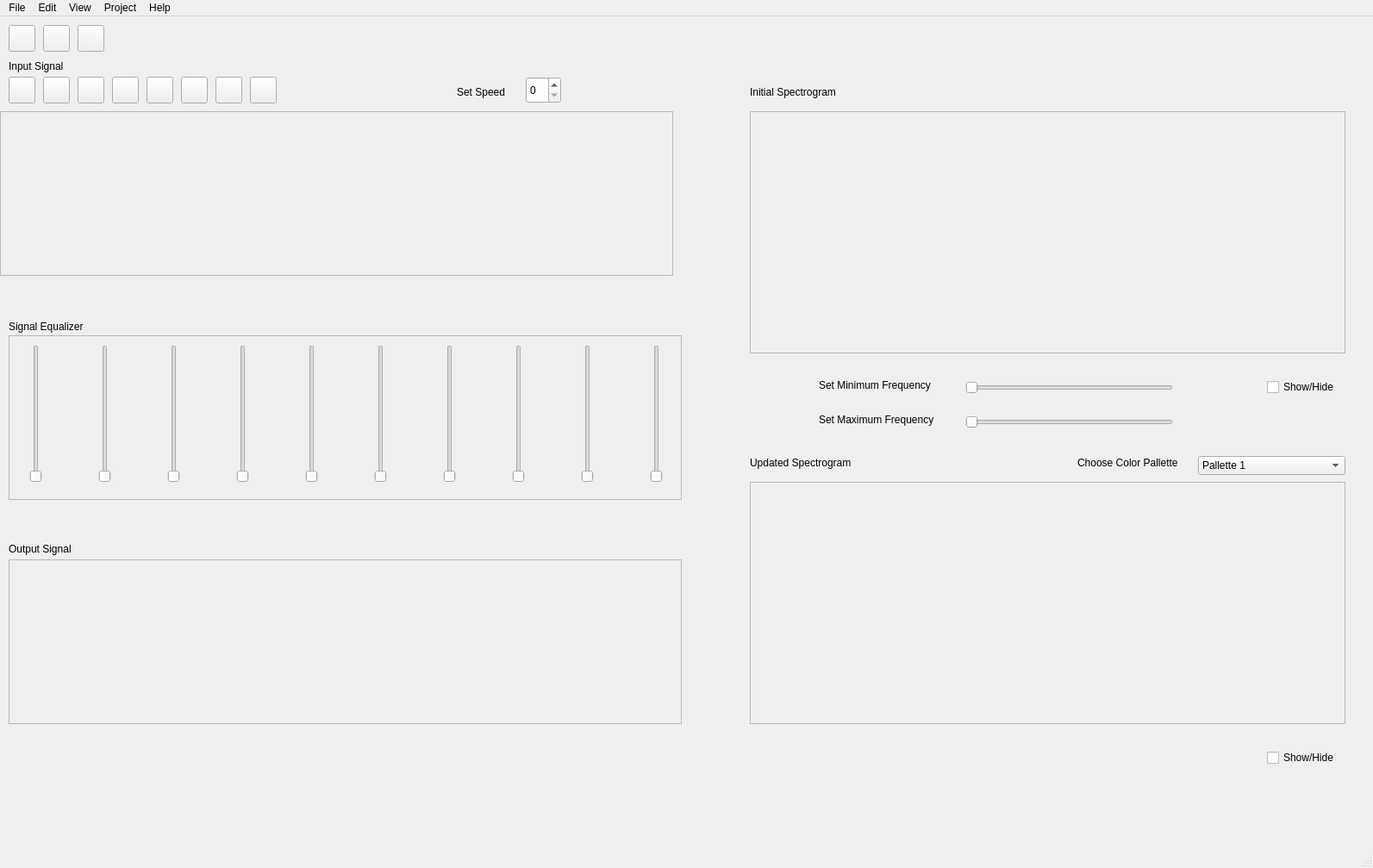
<?xml version="1.0" encoding="UTF-8"?>
<ui version="4.0">
 <class>MainWindow</class>
 <widget class="QMainWindow" name="MainWindow">
  <property name="geometry">
   <rect>
    <x>0</x>
    <y>0</y>
    <width>1593</width>
    <height>1007</height>
   </rect>
  </property>
  <property name="windowTitle">
   <string>MainWindow</string>
  </property>
  <property name="layoutDirection">
   <enum>Qt::LeftToRight</enum>
  </property>
  <widget class="QWidget" name="centralwidget">
   <widget class="QPushButton" name="pushButton_5">
    <property name="geometry">
     <rect>
      <x>10</x>
      <y>70</y>
      <width>31</width>
      <height>31</height>
     </rect>
    </property>
    <property name="text">
     <string/>
    </property>
    <property name="icon">
     <iconset>
      <normaloff>../new ui/left.png</normaloff>../new ui/left.png</iconset>
    </property>
    <property name="shortcut">
     <string>Ctrl+L</string>
    </property>
   </widget>
   <widget class="QLabel" name="label">
    <property name="geometry">
     <rect>
      <x>10</x>
      <y>50</y>
      <width>81</width>
      <height>16</height>
     </rect>
    </property>
    <property name="text">
     <string>Input Signal</string>
    </property>
   </widget>
   <widget class="QSlider" name="horizontalSlider_2">
    <property name="geometry">
     <rect>
      <x>1120</x>
      <y>460</y>
      <width>241</width>
      <height>22</height>
     </rect>
    </property>
    <property name="orientation">
     <enum>Qt::Horizontal</enum>
    </property>
   </widget>
   <widget class="QPushButton" name="pushButton_7">
    <property name="geometry">
     <rect>
      <x>170</x>
      <y>70</y>
      <width>31</width>
      <height>31</height>
     </rect>
    </property>
    <property name="text">
     <string/>
    </property>
    <property name="icon">
     <iconset>
      <normaloff>../new ui/zoom in.jpg</normaloff>../new ui/zoom in.jpg</iconset>
    </property>
    <property name="shortcut">
     <string>Ctrl+=</string>
    </property>
   </widget>
   <widget class="QLabel" name="label_6">
    <property name="geometry">
     <rect>
      <x>1250</x>
      <y>510</y>
      <width>131</width>
      <height>16</height>
     </rect>
    </property>
    <property name="text">
     <string>Choose Color Pallette</string>
    </property>
   </widget>
   <widget class="QLabel" name="label_8">
    <property name="geometry">
     <rect>
      <x>950</x>
      <y>460</y>
      <width>151</width>
      <height>16</height>
     </rect>
    </property>
    <property name="text">
     <string>Set Maximum Frequency</string>
    </property>
   </widget>
   <widget class="QLabel" name="label_3">
    <property name="geometry">
     <rect>
      <x>530</x>
      <y>80</y>
      <width>71</width>
      <height>16</height>
     </rect>
    </property>
    <property name="text">
     <string>Set Speed</string>
    </property>
   </widget>
   <widget class="QPushButton" name="pushButton_3">
    <property name="geometry">
     <rect>
      <x>90</x>
      <y>10</y>
      <width>31</width>
      <height>31</height>
     </rect>
    </property>
    <property name="text">
     <string/>
    </property>
    <property name="icon">
     <iconset>
      <normaloff>../new ui/close.png</normaloff>../new ui/close.png</iconset>
    </property>
    <property name="shortcut">
     <string>Esc</string>
    </property>
   </widget>
   <widget class="QSpinBox" name="spinBox">
    <property name="geometry">
     <rect>
      <x>610</x>
      <y>70</y>
      <width>41</width>
      <height>31</height>
     </rect>
    </property>
   </widget>
   <widget class="QScrollArea" name="scrollArea_5">
    <property name="geometry">
     <rect>
      <x>870</x>
      <y>540</y>
      <width>691</width>
      <height>281</height>
     </rect>
    </property>
    <property name="widgetResizable">
     <bool>true</bool>
    </property>
    <widget class="QWidget" name="scrollAreaWidgetContents_7">
     <property name="geometry">
      <rect>
       <x>0</x>
       <y>0</y>
       <width>689</width>
       <height>279</height>
      </rect>
     </property>
    </widget>
   </widget>
   <widget class="QLabel" name="label_4">
    <property name="geometry">
     <rect>
      <x>10</x>
      <y>610</y>
      <width>81</width>
      <height>16</height>
     </rect>
    </property>
    <property name="text">
     <string>Output Signal</string>
    </property>
   </widget>
   <widget class="QPushButton" name="pushButton_9">
    <property name="geometry">
     <rect>
      <x>290</x>
      <y>70</y>
      <width>31</width>
      <height>31</height>
     </rect>
    </property>
    <property name="text">
     <string/>
    </property>
    <property name="icon">
     <iconset>
      <normaloff>../new ui/pause.jpg</normaloff>../new ui/pause.jpg</iconset>
    </property>
    <property name="shortcut">
     <string>Ctrl+X</string>
    </property>
   </widget>
   <widget class="QPushButton" name="pushButton_10">
    <property name="geometry">
     <rect>
      <x>250</x>
      <y>70</y>
      <width>31</width>
      <height>31</height>
     </rect>
    </property>
    <property name="text">
     <string/>
    </property>
    <property name="icon">
     <iconset>
      <normaloff>../new ui/play.jpg</normaloff>../new ui/play.jpg</iconset>
    </property>
    <property name="shortcut">
     <string>Ctrl+P</string>
    </property>
   </widget>
   <widget class="QScrollArea" name="scrollArea">
    <property name="geometry">
     <rect>
      <x>0</x>
      <y>110</y>
      <width>781</width>
      <height>191</height>
     </rect>
    </property>
    <property name="widgetResizable">
     <bool>true</bool>
    </property>
    <widget class="QWidget" name="scrollAreaWidgetContents_2">
     <property name="geometry">
      <rect>
       <x>0</x>
       <y>0</y>
       <width>779</width>
       <height>189</height>
      </rect>
     </property>
     <widget class="PlotWidget" name="Channel1_2" native="true">
      <property name="geometry">
       <rect>
        <x>-1</x>
        <y>-1</y>
        <width>781</width>
        <height>191</height>
       </rect>
      </property>
     </widget>
    </widget>
   </widget>
   <widget class="QPushButton" name="pushButton_8">
    <property name="geometry">
     <rect>
      <x>210</x>
      <y>70</y>
      <width>31</width>
      <height>31</height>
     </rect>
    </property>
    <property name="text">
     <string/>
    </property>
    <property name="icon">
     <iconset>
      <normaloff>../new ui/zoom out.jpg</normaloff>../new ui/zoom out.jpg</iconset>
    </property>
    <property name="shortcut">
     <string>Ctrl+-</string>
    </property>
   </widget>
   <widget class="QScrollArea" name="scrollArea_3">
    <property name="geometry">
     <rect>
      <x>10</x>
      <y>630</y>
      <width>781</width>
      <height>191</height>
     </rect>
    </property>
    <property name="widgetResizable">
     <bool>true</bool>
    </property>
    <widget class="QWidget" name="scrollAreaWidgetContents_4">
     <property name="geometry">
      <rect>
       <x>0</x>
       <y>0</y>
       <width>779</width>
       <height>189</height>
      </rect>
     </property>
     <widget class="PlotWidget" name="Channel1_3" native="true">
      <property name="geometry">
       <rect>
        <x>0</x>
        <y>-1</y>
        <width>781</width>
        <height>191</height>
       </rect>
      </property>
     </widget>
    </widget>
   </widget>
   <widget class="QCheckBox" name="checkBox">
    <property name="geometry">
     <rect>
      <x>1470</x>
      <y>420</y>
      <width>91</width>
      <height>20</height>
     </rect>
    </property>
    <property name="text">
     <string>Show/Hide</string>
    </property>
   </widget>
   <widget class="QLabel" name="label_2">
    <property name="geometry">
     <rect>
      <x>10</x>
      <y>350</y>
      <width>101</width>
      <height>20</height>
     </rect>
    </property>
    <property name="text">
     <string>Signal Equalizer</string>
    </property>
   </widget>
   <widget class="QSlider" name="horizontalSlider">
    <property name="geometry">
     <rect>
      <x>1120</x>
      <y>420</y>
      <width>241</width>
      <height>22</height>
     </rect>
    </property>
    <property name="orientation">
     <enum>Qt::Horizontal</enum>
    </property>
   </widget>
   <widget class="QComboBox" name="comboBox">
    <property name="geometry">
     <rect>
      <x>1390</x>
      <y>510</y>
      <width>171</width>
      <height>22</height>
     </rect>
    </property>
    <item>
     <property name="text">
      <string>Pallette 1</string>
     </property>
    </item>
    <item>
     <property name="text">
      <string>Pallette 2</string>
     </property>
    </item>
    <item>
     <property name="text">
      <string>Pallette 3</string>
     </property>
    </item>
    <item>
     <property name="text">
      <string>Pallette 4</string>
     </property>
    </item>
    <item>
     <property name="text">
      <string>Pallette 5</string>
     </property>
    </item>
   </widget>
   <widget class="QScrollArea" name="scrollArea_4">
    <property name="geometry">
     <rect>
      <x>870</x>
      <y>110</y>
      <width>691</width>
      <height>281</height>
     </rect>
    </property>
    <property name="widgetResizable">
     <bool>true</bool>
    </property>
    <widget class="QWidget" name="scrollAreaWidgetContents_6">
     <property name="geometry">
      <rect>
       <x>0</x>
       <y>0</y>
       <width>689</width>
       <height>279</height>
      </rect>
     </property>
     <widget class="QWidget" name="spectro1" native="true">
      <property name="geometry">
       <rect>
        <x>0</x>
        <y>-1</y>
        <width>691</width>
        <height>281</height>
       </rect>
      </property>
     </widget>
    </widget>
   </widget>
   <widget class="QPushButton" name="pushButton_4">
    <property name="geometry">
     <rect>
      <x>50</x>
      <y>10</y>
      <width>31</width>
      <height>31</height>
     </rect>
    </property>
    <property name="text">
     <string/>
    </property>
    <property name="icon">
     <iconset>
      <normaloff>../new ui/save.png</normaloff>../new ui/save.png</iconset>
    </property>
    <property name="shortcut">
     <string>Ctrl+S</string>
    </property>
   </widget>
   <widget class="QLabel" name="label_9">
    <property name="geometry">
     <rect>
      <x>870</x>
      <y>510</y>
      <width>141</width>
      <height>16</height>
     </rect>
    </property>
    <property name="text">
     <string>Updated Spectrogram</string>
    </property>
   </widget>
   <widget class="QScrollArea" name="scrollArea_2">
    <property name="geometry">
     <rect>
      <x>10</x>
      <y>370</y>
      <width>781</width>
      <height>191</height>
     </rect>
    </property>
    <property name="widgetResizable">
     <bool>true</bool>
    </property>
    <widget class="QWidget" name="scrollAreaWidgetContents_3">
     <property name="geometry">
      <rect>
       <x>0</x>
       <y>0</y>
       <width>779</width>
       <height>189</height>
      </rect>
     </property>
     <widget class="QSlider" name="verticalSlider">
      <property name="geometry">
       <rect>
        <x>20</x>
        <y>10</y>
        <width>22</width>
        <height>160</height>
       </rect>
      </property>
      <property name="orientation">
       <enum>Qt::Vertical</enum>
      </property>
     </widget>
     <widget class="QSlider" name="verticalSlider_2">
      <property name="geometry">
       <rect>
        <x>740</x>
        <y>10</y>
        <width>22</width>
        <height>160</height>
       </rect>
      </property>
      <property name="orientation">
       <enum>Qt::Vertical</enum>
      </property>
     </widget>
     <widget class="QSlider" name="verticalSlider_3">
      <property name="geometry">
       <rect>
        <x>100</x>
        <y>10</y>
        <width>22</width>
        <height>160</height>
       </rect>
      </property>
      <property name="orientation">
       <enum>Qt::Vertical</enum>
      </property>
     </widget>
     <widget class="QSlider" name="verticalSlider_4">
      <property name="geometry">
       <rect>
        <x>180</x>
        <y>10</y>
        <width>22</width>
        <height>160</height>
       </rect>
      </property>
      <property name="orientation">
       <enum>Qt::Vertical</enum>
      </property>
     </widget>
     <widget class="QSlider" name="verticalSlider_5">
      <property name="geometry">
       <rect>
        <x>500</x>
        <y>10</y>
        <width>22</width>
        <height>160</height>
       </rect>
      </property>
      <property name="orientation">
       <enum>Qt::Vertical</enum>
      </property>
     </widget>
     <widget class="QSlider" name="verticalSlider_6">
      <property name="geometry">
       <rect>
        <x>260</x>
        <y>10</y>
        <width>22</width>
        <height>160</height>
       </rect>
      </property>
      <property name="orientation">
       <enum>Qt::Vertical</enum>
      </property>
     </widget>
     <widget class="QSlider" name="verticalSlider_8">
      <property name="geometry">
       <rect>
        <x>340</x>
        <y>10</y>
        <width>22</width>
        <height>160</height>
       </rect>
      </property>
      <property name="orientation">
       <enum>Qt::Vertical</enum>
      </property>
     </widget>
     <widget class="QSlider" name="verticalSlider_9">
      <property name="geometry">
       <rect>
        <x>420</x>
        <y>10</y>
        <width>22</width>
        <height>160</height>
       </rect>
      </property>
      <property name="orientation">
       <enum>Qt::Vertical</enum>
      </property>
     </widget>
     <widget class="QSlider" name="verticalSlider_7">
      <property name="geometry">
       <rect>
        <x>580</x>
        <y>10</y>
        <width>22</width>
        <height>160</height>
       </rect>
      </property>
      <property name="orientation">
       <enum>Qt::Vertical</enum>
      </property>
     </widget>
     <widget class="QSlider" name="verticalSlider_10">
      <property name="geometry">
       <rect>
        <x>660</x>
        <y>10</y>
        <width>22</width>
        <height>160</height>
       </rect>
      </property>
      <property name="orientation">
       <enum>Qt::Vertical</enum>
      </property>
     </widget>
    </widget>
   </widget>
   <widget class="QPushButton" name="pushButton_2">
    <property name="geometry">
     <rect>
      <x>10</x>
      <y>10</y>
      <width>31</width>
      <height>31</height>
     </rect>
    </property>
    <property name="text">
     <string/>
    </property>
    <property name="icon">
     <iconset>
      <normaloff>../new ui/open.jpg</normaloff>../new ui/open.jpg</iconset>
    </property>
    <property name="shortcut">
     <string>Ctrl+O</string>
    </property>
   </widget>
   <widget class="QLabel" name="label_5">
    <property name="geometry">
     <rect>
      <x>870</x>
      <y>80</y>
      <width>141</width>
      <height>16</height>
     </rect>
    </property>
    <property name="text">
     <string>Initial Spectrogram</string>
    </property>
   </widget>
   <widget class="QPushButton" name="pushButton_6">
    <property name="geometry">
     <rect>
      <x>50</x>
      <y>70</y>
      <width>31</width>
      <height>31</height>
     </rect>
    </property>
    <property name="text">
     <string/>
    </property>
    <property name="icon">
     <iconset>
      <normaloff>../new ui/right.png</normaloff>../new ui/right.png</iconset>
    </property>
    <property name="shortcut">
     <string>Ctrl+R</string>
    </property>
   </widget>
   <widget class="QLabel" name="label_7">
    <property name="geometry">
     <rect>
      <x>950</x>
      <y>420</y>
      <width>151</width>
      <height>16</height>
     </rect>
    </property>
    <property name="text">
     <string>Set Minimum Frequency</string>
    </property>
   </widget>
   <widget class="QCheckBox" name="checkBox_2">
    <property name="geometry">
     <rect>
      <x>1470</x>
      <y>850</y>
      <width>91</width>
      <height>20</height>
     </rect>
    </property>
    <property name="text">
     <string>Show/Hide</string>
    </property>
   </widget>
   <widget class="QPushButton" name="pushButton">
    <property name="geometry">
     <rect>
      <x>90</x>
      <y>70</y>
      <width>31</width>
      <height>31</height>
     </rect>
    </property>
    <property name="text">
     <string/>
    </property>
    <property name="icon">
     <iconset>
      <normaloff>../new ui/up.jpg</normaloff>../new ui/up.jpg</iconset>
    </property>
    <property name="shortcut">
     <string>Ctrl+U</string>
    </property>
   </widget>
   <widget class="QPushButton" name="pushButton_11">
    <property name="geometry">
     <rect>
      <x>130</x>
      <y>70</y>
      <width>31</width>
      <height>31</height>
     </rect>
    </property>
    <property name="text">
     <string/>
    </property>
    <property name="icon">
     <iconset>
      <normaloff>../new ui/down.png</normaloff>../new ui/down.png</iconset>
    </property>
    <property name="shortcut">
     <string>Ctrl+D</string>
    </property>
   </widget>
  </widget>
  <widget class="QStatusBar" name="statusbar"/>
  <widget class="QMenuBar" name="menubar">
   <property name="geometry">
    <rect>
     <x>0</x>
     <y>0</y>
     <width>1593</width>
     <height>26</height>
    </rect>
   </property>
   <widget class="QMenu" name="menufile">
    <property name="title">
     <string>File</string>
    </property>
    <addaction name="actionNew_Project"/>
    <addaction name="actionOpen"/>
    <addaction name="actionSave"/>
    <addaction name="actionSave_As"/>
    <addaction name="actionClose"/>
   </widget>
   <widget class="QMenu" name="menuEdit">
    <property name="title">
     <string>Edit</string>
    </property>
    <addaction name="actionUndo"/>
    <addaction name="actionRedo"/>
    <addaction name="actionSelect_All"/>
   </widget>
   <widget class="QMenu" name="menuView">
    <property name="title">
     <string>View</string>
    </property>
    <addaction name="actionAdd_Toolbar"/>
   </widget>
   <widget class="QMenu" name="menuProject">
    <property name="title">
     <string>Project</string>
    </property>
    <addaction name="actionAdd_Files"/>
   </widget>
   <widget class="QMenu" name="menuHelp">
    <property name="title">
     <string>Help</string>
    </property>
    <addaction name="actionHelp"/>
    <addaction name="actionSupport"/>
    <addaction name="actionAbout"/>
   </widget>
   <addaction name="menufile"/>
   <addaction name="menuEdit"/>
   <addaction name="menuView"/>
   <addaction name="menuProject"/>
   <addaction name="menuHelp"/>
  </widget>
  <action name="actionNew_Project">
   <property name="icon">
    <iconset>
     <normaloff>../new ui/new.png</normaloff>../new ui/new.png</iconset>
   </property>
   <property name="text">
    <string>New Window</string>
   </property>
   <property name="shortcut">
    <string>Ctrl+N</string>
   </property>
  </action>
  <action name="actionSave">
   <property name="icon">
    <iconset>
     <normaloff>../new ui/save.png</normaloff>../new ui/save.png</iconset>
   </property>
   <property name="text">
    <string>Save</string>
   </property>
   <property name="shortcut">
    <string>Ctrl+S</string>
   </property>
  </action>
  <action name="actionSave_As">
   <property name="text">
    <string>Save As</string>
   </property>
   <property name="shortcut">
    <string>Ctrl+A</string>
   </property>
  </action>
  <action name="actionClose">
   <property name="icon">
    <iconset>
     <normaloff>../new ui/close.png</normaloff>../new ui/close.png</iconset>
   </property>
   <property name="text">
    <string>Close</string>
   </property>
   <property name="shortcut">
    <string>Esc</string>
   </property>
  </action>
  <action name="actionUndo">
   <property name="icon">
    <iconset>
     <normaloff>../new ui/undo.jpg</normaloff>../new ui/undo.jpg</iconset>
   </property>
   <property name="text">
    <string>Undo</string>
   </property>
  </action>
  <action name="actionRedo">
   <property name="icon">
    <iconset>
     <normaloff>../new ui/redo.jpg</normaloff>../new ui/redo.jpg</iconset>
   </property>
   <property name="text">
    <string>Redo</string>
   </property>
  </action>
  <action name="actionSelect_All">
   <property name="text">
    <string>Select All</string>
   </property>
  </action>
  <action name="actionProject">
   <property name="text">
    <string>Show/Hide Spectrogram</string>
   </property>
   <property name="shortcut">
    <string>Ctrl+H</string>
   </property>
  </action>
  <action name="actionAdd_Toolbar">
   <property name="text">
    <string>Add Toolbar</string>
   </property>
  </action>
  <action name="actionAdd_Files">
   <property name="text">
    <string>Add Files</string>
   </property>
  </action>
  <action name="actionHelp">
   <property name="text">
    <string>Help</string>
   </property>
  </action>
  <action name="actionSupport">
   <property name="text">
    <string>Support</string>
   </property>
  </action>
  <action name="actionAbout">
   <property name="text">
    <string>About</string>
   </property>
  </action>
  <action name="actionChannel1">
   <property name="text">
    <string>New</string>
   </property>
   <property name="shortcut">
    <string>Ctrl+1</string>
   </property>
  </action>
  <action name="actionChannel2">
   <property name="text">
    <string>Channel2</string>
   </property>
   <property name="shortcut">
    <string>Ctrl+2</string>
   </property>
  </action>
  <action name="actionChannel3">
   <property name="text">
    <string>Channel3</string>
   </property>
   <property name="shortcut">
    <string>Ctrl+3</string>
   </property>
  </action>
  <action name="actionOpen">
   <property name="icon">
    <iconset>
     <normaloff>../new ui/open.jpg</normaloff>../new ui/open.jpg</iconset>
   </property>
   <property name="text">
    <string>Open</string>
   </property>
   <property name="shortcut">
    <string>Ctrl+O</string>
   </property>
  </action>
 </widget>
 <customwidgets>
  <customwidget>
   <class>PlotWidget</class>
   <extends>QWidget</extends>
   <header>pyqtgraph</header>
   <container>1</container>
  </customwidget>
 </customwidgets>
 <resources/>
 <connections/>
</ui>
